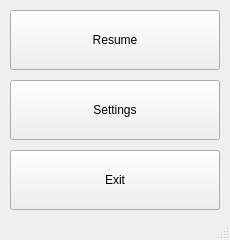
<?xml version="1.0" encoding="UTF-8"?>
<ui version="4.0">
 <class>PauseMenu</class>
 <widget class="QMainWindow" name="PauseMenu">
  <property name="geometry">
   <rect>
    <x>0</x>
    <y>0</y>
    <width>230</width>
    <height>240</height>
   </rect>
  </property>
  <property name="windowTitle">
   <string>MainWindow</string>
  </property>
  <widget class="QWidget" name="centralwidget">
   <widget class="QPushButton" name="pushButton">
    <property name="geometry">
     <rect>
      <x>10</x>
      <y>10</y>
      <width>210</width>
      <height>60</height>
     </rect>
    </property>
    <property name="text">
     <string>Resume</string>
    </property>
   </widget>
   <widget class="QPushButton" name="pushButton_2">
    <property name="geometry">
     <rect>
      <x>10</x>
      <y>80</y>
      <width>210</width>
      <height>60</height>
     </rect>
    </property>
    <property name="text">
     <string>Settings</string>
    </property>
   </widget>
   <widget class="QPushButton" name="pushButton_3">
    <property name="geometry">
     <rect>
      <x>10</x>
      <y>150</y>
      <width>210</width>
      <height>60</height>
     </rect>
    </property>
    <property name="text">
     <string>Exit</string>
    </property>
   </widget>
  </widget>
  <widget class="QStatusBar" name="statusbar"/>
 </widget>
 <resources/>
 <connections/>
</ui>
